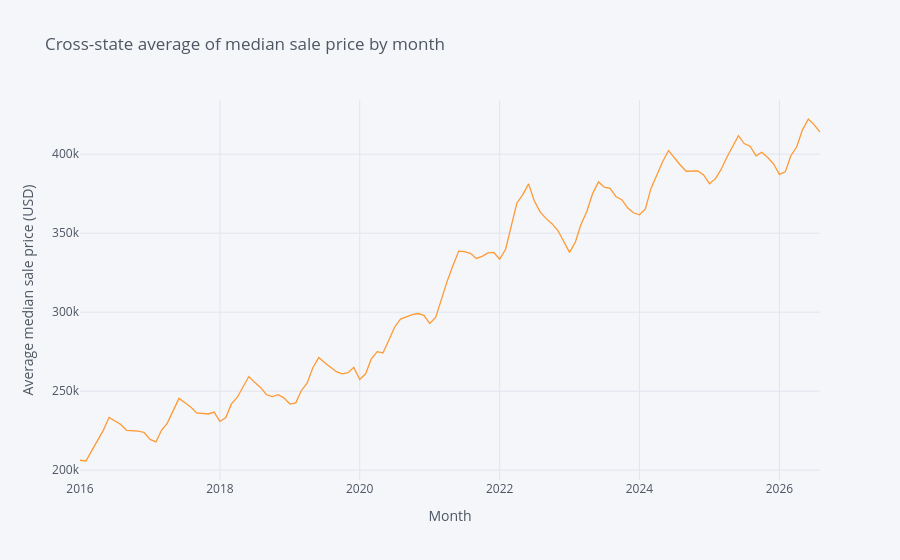

Here is the notebook cell this chart was saved with:
### Code cell
(df_clean.groupby('PERIOD BEGIN')['MEDIAN_SALE_PRICE']
         .mean()
         .iplot(kind='line',
                title='Cross-state average of median sale price by month',
                xTitle='Month',
                yTitle='Average median sale price (USD)'))
